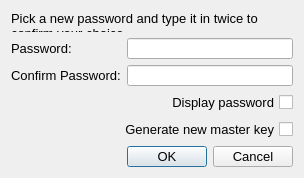
<?xml version="1.0" encoding="UTF-8"?>
<ui version="4.0">
 <class>PasswordDialog</class>
 <widget class="QDialog" name="PasswordDialog">
  <property name="geometry">
   <rect>
    <x>0</x>
    <y>0</y>
    <width>270</width>
    <height>171</height>
   </rect>
  </property>
  <property name="sizePolicy">
   <sizepolicy hsizetype="Preferred" vsizetype="Expanding">
    <horstretch>0</horstretch>
    <verstretch>0</verstretch>
   </sizepolicy>
  </property>
  <property name="windowTitle">
   <string>Choose new password</string>
  </property>
  <layout class="QGridLayout" name="gridLayout">
   <item row="3" column="1">
    <widget class="QLineEdit" name="confirmLineEdit">
     <property name="enabled">
      <bool>true</bool>
     </property>
     <property name="font">
      <font>
       <pointsize>10</pointsize>
      </font>
     </property>
     <property name="text">
      <string/>
     </property>
     <property name="echoMode">
      <enum>QLineEdit::PasswordEchoOnEdit</enum>
     </property>
    </widget>
   </item>
   <item row="1" column="0">
    <widget class="QLabel" name="labelPassword">
     <property name="font">
      <font>
       <pointsize>10</pointsize>
      </font>
     </property>
     <property name="text">
      <string>Password:</string>
     </property>
    </widget>
   </item>
   <item row="1" column="1">
    <widget class="QLineEdit" name="passwordLineEdit">
     <property name="font">
      <font>
       <pointsize>10</pointsize>
      </font>
     </property>
     <property name="echoMode">
      <enum>QLineEdit::PasswordEchoOnEdit</enum>
     </property>
    </widget>
   </item>
   <item row="3" column="0">
    <widget class="QLabel" name="labelConfirm">
     <property name="enabled">
      <bool>true</bool>
     </property>
     <property name="font">
      <font>
       <pointsize>10</pointsize>
      </font>
     </property>
     <property name="text">
      <string>Confirm Password:</string>
     </property>
    </widget>
   </item>
   <item row="0" column="0" colspan="2">
    <widget class="QLabel" name="label">
     <property name="font">
      <font>
       <pointsize>10</pointsize>
      </font>
     </property>
     <property name="text">
      <string>&lt;html&gt;&lt;head/&gt;&lt;body&gt;&lt;p&gt;Pick a new password and type it in twice to confirm your choice.&lt;/p&gt;&lt;/body&gt;&lt;/html&gt;</string>
     </property>
     <property name="wordWrap">
      <bool>true</bool>
     </property>
    </widget>
   </item>
   <item row="5" column="0" colspan="2">
    <widget class="QCheckBox" name="showPassword">
     <property name="font">
      <font>
       <pointsize>10</pointsize>
      </font>
     </property>
     <property name="layoutDirection">
      <enum>Qt::RightToLeft</enum>
     </property>
     <property name="text">
      <string>Display password</string>
     </property>
     <property name="checked">
      <bool>false</bool>
     </property>
     <property name="tristate">
      <bool>false</bool>
     </property>
    </widget>
   </item>
   <item row="8" column="1">
    <widget class="QDialogButtonBox" name="buttonBox">
     <property name="font">
      <font>
       <pointsize>10</pointsize>
      </font>
     </property>
     <property name="orientation">
      <enum>Qt::Horizontal</enum>
     </property>
     <property name="standardButtons">
      <set>QDialogButtonBox::Cancel|QDialogButtonBox::Ok</set>
     </property>
    </widget>
   </item>
   <item row="6" column="0" colspan="2">
    <widget class="QCheckBox" name="generateMasterKeyCheckbox">
     <property name="font">
      <font>
       <pointsize>10</pointsize>
      </font>
     </property>
     <property name="layoutDirection">
      <enum>Qt::RightToLeft</enum>
     </property>
     <property name="text">
      <string>Generate new master key</string>
     </property>
    </widget>
   </item>
  </layout>
 </widget>
 <tabstops>
  <tabstop>passwordLineEdit</tabstop>
  <tabstop>confirmLineEdit</tabstop>
  <tabstop>showPassword</tabstop>
  <tabstop>generateMasterKeyCheckbox</tabstop>
 </tabstops>
 <resources/>
 <connections>
  <connection>
   <sender>buttonBox</sender>
   <signal>accepted()</signal>
   <receiver>PasswordDialog</receiver>
   <slot>accept()</slot>
   <hints>
    <hint type="sourcelabel">
     <x>248</x>
     <y>254</y>
    </hint>
    <hint type="destinationlabel">
     <x>157</x>
     <y>274</y>
    </hint>
   </hints>
  </connection>
  <connection>
   <sender>buttonBox</sender>
   <signal>rejected()</signal>
   <receiver>PasswordDialog</receiver>
   <slot>reject()</slot>
   <hints>
    <hint type="sourcelabel">
     <x>316</x>
     <y>260</y>
    </hint>
    <hint type="destinationlabel">
     <x>286</x>
     <y>274</y>
    </hint>
   </hints>
  </connection>
 </connections>
</ui>
